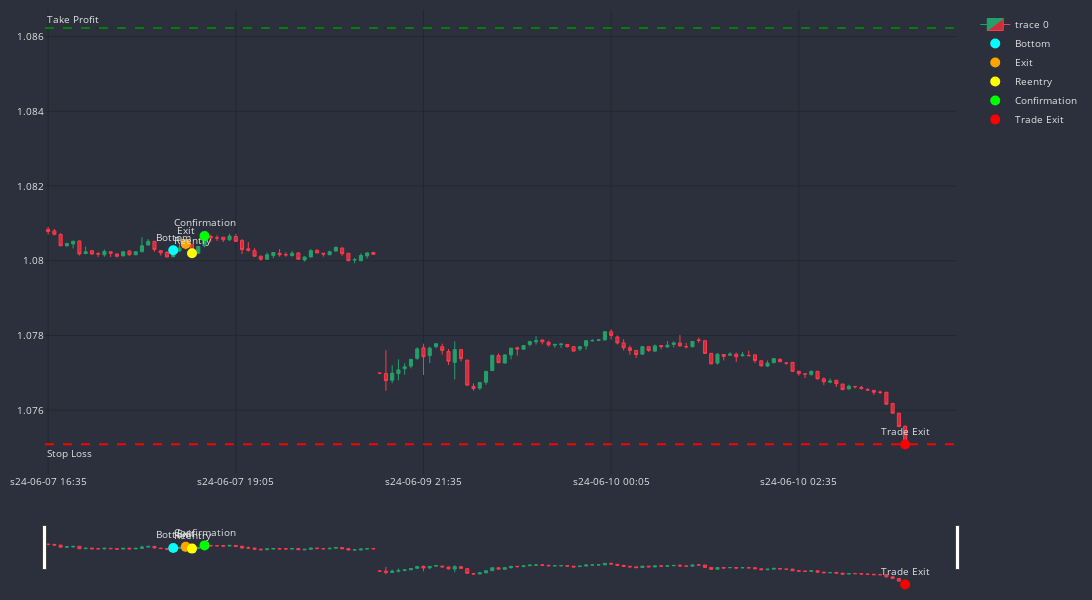

The code cell stored with this chart in its notebook:
### Code cell
plot_trades(df_trades[0])

### Figure 1 — Plotly figure (JSON) as saved in the notebook; plotly's stock layout.template omitted (floating-point values rounded to 4 significant figures; data arrays with more than 128 entries replaced by an {"elided": "..."} marker saying what was removed)
{"data": [{"close": {"elided": "138 float values"}, "decreasing": {"fillcolor": "#CC2E3C", "line": {"color": "#FF3A4C"}}, "high": {"elided": "138 float values"}, "increasing": {"fillcolor": "#24A06B", "line": {"color": "#24A06B"}}, "line": {"width": 1}, "low": {"elided": "138 float values"}, "opacity": 1, "open": {"elided": "138 float values"}, "type": "candlestick", "x": {"elided": "138 str values"}}, {"marker": {"color": "cyan", "size": 10}, "mode": "markers+text", "name": "Bottom", "text": ["Bottom"], "textposition": "top center", "type": "scatter", "x": ["s24-06-07 18:15"], "y": [1.08]}, {"marker": {"color": "orange", "size": 10}, "mode": "markers+text", "name": "Exit", "text": ["Exit"], "textposition": "top center", "type": "scatter", "x": ["s24-06-07 18:25"], "y": [1.08]}, {"marker": {"color": "yellow", "size": 10}, "mode": "markers+text", "name": "Reentry", "text": ["Reentry"], "textposition": "top center", "type": "scatter", "x": ["s24-06-07 18:30"], "y": [1.08]}, {"marker": {"color": "lime", "size": 10}, "mode": "markers+text", "name": "Confirmation", "text": ["Confirmation"], "textposition": "top center", "type": "scatter", "x": ["s24-06-07 18:40"], "y": [1.081]}, {"marker": {"color": "red", "size": 10}, "mode": "markers+text", "name": "Trade Exit", "text": ["Trade Exit"], "textposition": "top center", "type": "scatter", "x": ["s24-06-10 04:00"], "y": [1.075]}], "layout": {"annotations": [{"showarrow": false, "text": "Stop Loss", "x": 0, "xanchor": "left", "xref": "x domain", "y": 1.075, "yanchor": "top", "yref": "y"}, {"showarrow": false, "text": "Take Profit", "x": 0, "xanchor": "left", "xref": "x domain", "y": 1.086, "yanchor": "bottom", "yref": "y"}], "font": {"color": "#e1e1e1", "size": 10}, "height": 600, "margin": {"b": 10, "l": 10, "r": 10, "t": 10}, "paper_bgcolor": "#2c303c", "plot_bgcolor": "#2c303c", "shapes": [{"line": {"color": "red", "dash": "dash"}, "type": "line", "x0": 0, "x1": 1, "xref": "x domain", "y0": 1.075, "y1": 1.075, "yref": "y"}, {"line": {"color": "green", "dash": "dash"}, "type": "line", "x0": 0, "x1": 1, "xref": "x domain", "y0": 1.086, "y1": 1.086, "yref": "y"}], "width": 1500, "xaxis": {"gridcolor": "#1f292f", "nticks": 5, "rangeslider": {"visible": true}}, "yaxis": {"automargin": true, "autorange": true, "fixedrange": false, "gridcolor": "#1f292f", "range": [1.074, 1.082], "rangemode": "normal", "scaleratio": 1}}}
